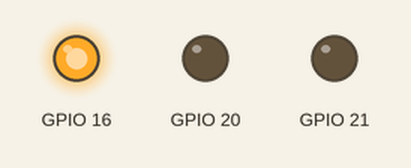
Bench run of a program on a simulated Raspberry Pi (BCM pin numbers). On the bench: output pins drawn as LEDs (lit = HIGH). At 3.0 s the program stops and its outputs stay as they are.

Above: at 0.1 s.
At 1.1 s:
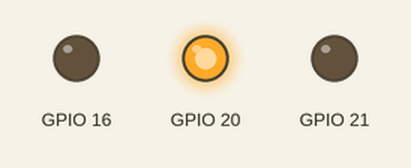
At 2.1 s:
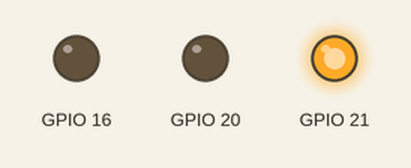
At 3.1 s:
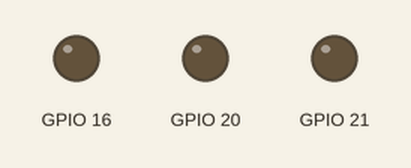
Timing chart, 0 to 4.5 s (numbered marks = the images above):
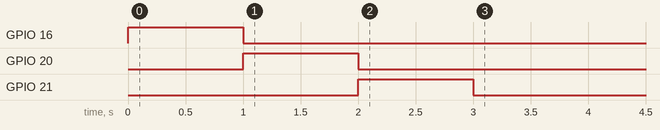

The program:

traffic_lights_test.py
```python
from traffic_lights import TrafficLight

lights = TrafficLight()

assert lights.g is not None
assert lights.y is not None
assert lights.r is not None

lights.green()
assert lights.g.is_lit == True
assert lights.y.is_lit == False
assert lights.r.is_lit == False

lights.yellow()
assert lights.g.is_lit == False
assert lights.y.is_lit == True
assert lights.r.is_lit == False

lights.red()
assert lights.g.is_lit == False
assert lights.y.is_lit == False
assert lights.r.is_lit == True
```

traffic_lights.py
```python
from gpiozero import LED
from time import sleep

class TrafficLight:

	def __init__(self):
		self.r: LED = LED(21)
		self.y: LED = LED(20)
		self.g: LED = LED(16)

	def red(self):
		self.r.on()
		self.y.off()
		self.g.off()
		sleep(1)

	def yellow(self):
		self.r.off()
		self.y.on()
		self.g.off()
		sleep(1)

	def green(self):
		self.r.off()
		self.y.off()
		self.g.on()
		sleep(1)

if __name__ == "__main__":
	traffic_lights = TrafficLight()
	traffic_lights.yellow()
```

Measured:
- by itself, GPIO 16: LOW → HIGH at 0.00 s, → LOW 1.0 s later
- by itself, GPIO 20: LOW → HIGH at 1.0 s, → LOW 1.0 s later
- by itself, GPIO 21: LOW → HIGH at 2.0 s, → LOW 1.0 s later
